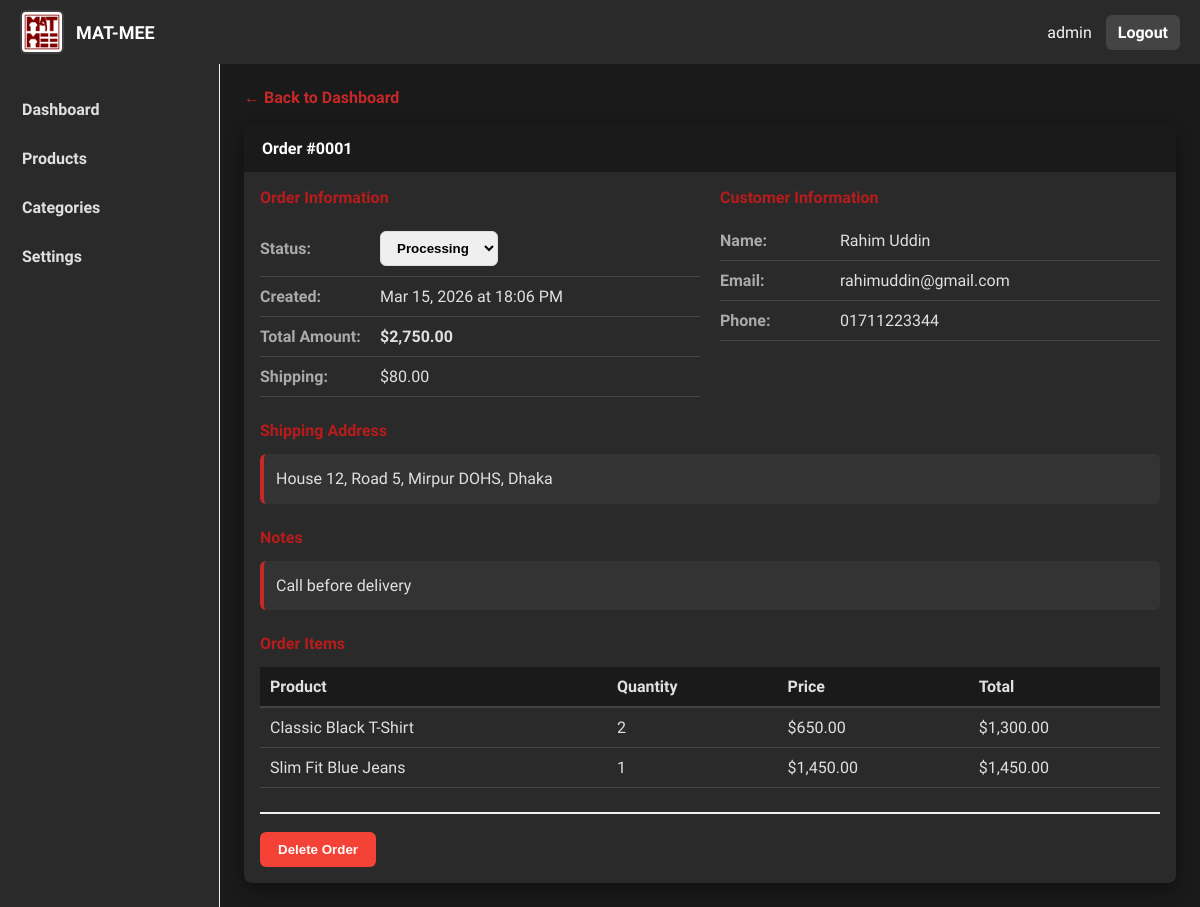
The app's page /MAT-MEE/Admin-matmee/view-order.php?id=1 (signed in) with its own data.
### tables this page shows
CREATE TABLE orders (
    id INT AUTO_INCREMENT PRIMARY KEY,
    user_id INT NULL,
    session_id VARCHAR(255),
    total DECIMAL(12,2),
    shipping_charge DECIMAL(10,2) DEFAULT 0,
    status ENUM('pending','processing','shipped','delivered','cancelled') DEFAULT 'pending',
    customer_name VARCHAR(100),
    customer_email VARCHAR(100),
    shipping_address LONGTEXT,
    phone VARCHAR(20),
    notes TEXT,
    created_at TIMESTAMP DEFAULT CURRENT_TIMESTAMP
);

CREATE TABLE order_items (
    id INT AUTO_INCREMENT PRIMARY KEY,
    order_id INT,
    product_id INT,
    size_id INT NULL,
    quantity INT,
    price_at_purchase DECIMAL(10,2),
    FOREIGN KEY (order_id) REFERENCES orders(id) ON DELETE CASCADE,
    FOREIGN KEY (size_id) REFERENCES sizes(id) ON DELETE SET NULL
);

CREATE TABLE products (
    id INT AUTO_INCREMENT PRIMARY KEY,
    name VARCHAR(200) NOT NULL,
    slug VARCHAR(220) UNIQUE NOT NULL,
    description LONGTEXT,
    price DECIMAL(10,2) NOT NULL,
    discount_price DECIMAL(10,2) DEFAULT NULL,
    category_id INT,
    main_image VARCHAR(255),
    views INT UNSIGNED NOT NULL DEFAULT 0,
    created_at TIMESTAMP DEFAULT CURRENT_TIMESTAMP,
    FOREIGN KEY (category_id) REFERENCES categories(id) ON DELETE SET NULL
);

### MAT-MEE/components/connection.php (called while the page is built, shortened)
<?php
class DatabaseConnection {
    private static $instance = null;
    private $connection;
    private $host = 'localhost';
    private $user = 'root';
    private $password = '';
    private $database = 'matmee';
    private function __construct() {
        $this->connection = new mysqli(
            $this->host,
            $this->user,
            $this->password,
            $this->database
        );
        $this->connection->set_charset("utf8");
    }
    public static function getInstance() {
        if (!self::$instance) {
            self::$instance = new self();
        }
        return self::$instance;
    }
    private function prepareAndExecute($query, $params = []) {
        $stmt = $this->connection->prepare($query);
        $types = '';
        foreach ($params as $p) {
            $types .= is_int($p) ? 'i' : (is_float($p) ? 'd' : 's');
        }
        $stmt->bind_param($types, ...$params);
        $stmt->execute();
        return $stmt->get_result();
    }
    public function fetch($query, $params = []) {
        $result = $this->prepareAndExecute($query, $params);
        return $result->fetch_all(MYSQLI_ASSOC);
    }
    public function fetchOne($query, $params = []) {
        $result = $this->fetch($query, $params);
        return $result[0] ?? null;
    }
}

### MAT-MEE/Admin-matmee/view-order.php (the view, shortened to what this page needs)
<?php
require_once '../components/connection.php';
$db = DatabaseConnection::getInstance();
$orderId = isset($_GET['id']) ? intval($_GET['id']) : 0;
$order = $db->fetchOne('SELECT * FROM orders WHERE id = ?', [$orderId]);
$orderItems = $db->fetch('SELECT oi.*, p.name FROM order_items oi JOIN products p ON oi.product_id = p.id WHERE oi.order_id = ?', [$orderId]);
?>
<!doctype html>
<html lang="en">
<head>
	<link rel="stylesheet" href="style.css">
</head>
<body>
	<div class="admin-wrapper">
		<?php include 'header.php'; ?>
		<div class="layout">
			<?php include 'sidebar.php'; ?>
			<main class="content">
				<section class="view-order">
					<div class="back-button">
						<a href="index.php">← Back to Dashboard</a>
					</div>
					<div class="card">
						<div class="card-title">Order #<?php echo str_pad($order['id'], 4, '0', STR_PAD_LEFT); ?></div>
						<div class="card-body">
							<div class="order-details-grid">
								<div class="order-section">
									<h3>Order Information</h3>
									<table class="info-table">
										<tr>
											<td class="label">Status:</td>
											<td>
												<form method="POST" id="statusForm" style="display: flex; gap: 10px; align-items: center;">
													<select name="status" id="statusSelect" style="padding: 8px 12px; border-radius: 6px; border: 1px solid #ddd; cursor: pointer; font-weight: 600;">
														<option value="processing" <?php echo $order['status'] === 'processing' ? 'selected' : ''; ?>>Processing</option>
													</select>
												</form>
											</td>
										</tr>
										<tr>
											<td class="label">Created:</td>
											<td><?php echo date('M d, Y \a\t H:i A', strtotime($order['created_at'])); ?></td>
										</tr>
										<tr>
											<td class="label">Total Amount:</td>
											<td><strong>$<?php echo number_format($order['total'], 2); ?></strong></td>
										</tr>
										<tr>
											<td class="label">Shipping:</td>
											<td>$<?php echo number_format($order['shipping_charge'], 2); ?></td>
										</tr>
									</table>
								</div>
								<div class="order-section">
									<h3>Customer Information</h3>
									<table class="info-table">
										<tr>
											<td class="label">Name:</td>
											<td><?php echo htmlspecialchars($order['customer_name']); ?></td>
										</tr>
										<tr>
											<td class="label">Email:</td>
											<td><?php echo htmlspecialchars($order['customer_email']); ?></td>
										</tr>
										<tr>
											<td class="label">Phone:</td>
											<td><?php echo htmlspecialchars($order['phone']); ?></td>
										</tr>
									</table>
								</div>
							</div>
							<div class="order-section" style="margin-top: 24px;">
								<h3>Shipping Address</h3>
								<div class="address-box">
									<?php echo nl2br(htmlspecialchars($order['shipping_address'])); ?>
								</div>
							</div>
							<?php if (!empty($order['notes'])): ?>
								<div class="order-section" style="margin-top: 24px;">
									<h3>Notes</h3>
									<div class="notes-box">
										<?php echo nl2br(htmlspecialchars($order['notes'])); ?>
									</div>
								</div>
							<?php endif; ?>
							<div class="order-section" style="margin-top: 24px;">
								<h3>Order Items</h3>
								<table class="orders-table">
									<thead>
										<tr>
											<th>Product</th>
											<th>Quantity</th>
											<th>Price</th>
											<th>Total</th>
										</tr>
									</thead>
									<tbody>
										<?php if (!empty($orderItems)): ?>
											<?php foreach ($orderItems as $item): ?>
												<tr>
													<td><?php echo htmlspecialchars($item['name']); ?></td>
													<td><?php echo $item['quantity']; ?></td>
													<td>$<?php echo number_format($item['price_at_purchase'], 2); ?></td>
													<td>$<?php echo number_format($item['price_at_purchase'] * $item['quantity'], 2); ?></td>
												</tr>
											<?php endforeach; ?>
										<?php else: ?>
											<tr><td colspan="4" style="text-align: center; padding: 20px; color: #999;">No items found</td></tr>
										<?php endif; ?>
									</tbody>
								</table>
							</div>
							<div class="order-actions" style="margin-top: 24px; display: flex; gap: 12px;">
							<button onclick="deleteOrder(<?php echo $order['id']; ?>)" class="btn btn-danger">Delete Order</button>
							</div>
						</div>
					</div>
				</section>
			</main>
		</div>
	</div>
</body>
</html>

### MAT-MEE/Admin-matmee/style.css (style rules this page uses)
:root { --red: #c62828; --red-dark: #b71c1c; --bg: #1a1a1a; --muted: #aaa; --sidebar: #2a2a2a; }
* { box-sizing: border-box }
body { margin: 0; font-family: 'Hind Siliguri', Segoe UI, Roboto, Arial, sans-serif; background: var(--bg); color: #e0e0e0 }
html { scroll-behavior: smooth; }
.layout { display: flex; min-height: calc(100vh - 64px) }
.content { flex: 1; padding: 24px }
.card { background: #2a2a2a; border-radius: 8px; box-shadow: 0 6px 18px rgba(0, 0, 0, 0.4); overflow: hidden }
.card-title { padding: 14px 18px; background: #1a1a1a; color: #fff; font-weight: 700 }
.card-body { padding: 16px }
.orders-table { width: 100%; border-collapse: collapse; margin-top: 8px }
.orders-table thead th { text-align: left; padding: 10px; background: #1a1a1a; border-bottom: 2px solid #444; color: #e0e0e0 }
.orders-table td { padding: 10px; border-bottom: 1px solid #444; color: #e0e0e0 }
.admin-wrapper a { color: inherit }
.view-order { animation: slideIn 0.3s ease }
.back-button { margin-bottom: 18px }
.back-button a { color: var(--red); text-decoration: none; font-weight: 600; display: inline-flex; align-items: center; gap: 6px }
.order-details-grid { display: grid; grid-template-columns: repeat(auto-fit, minmax(250px, 1fr)); gap: 20px; margin-bottom: 20px }
.order-section { margin-bottom: 0 }
.order-section h3 { font-size: 16px; color: var(--red-dark); margin: 0 0 14px 0; font-weight: 700 }
.info-table { width: 100%; border-collapse: collapse }
.info-table tr { border-bottom: 1px solid #444 }
.info-table td { padding: 10px 0 }
.info-table .label { font-weight: 600; color: #aaa; width: 120px }
.address-box, .notes-box { background: #333; padding: 12px; border-radius: 6px; border-left: 4px solid var(--red); line-height: 1.6; color: #e0e0e0 }
.order-actions { padding-top: 18px; border-top: 2px solid #f0f0f0 }
.btn { padding: 10px 18px; border-radius: 6px; text-decoration: none; font-weight: 600; border: none; cursor: pointer; transition: all 0.2s ease; display: inline-block }
.btn-danger { background: #f44336; color: #fff }

### records on screen
orders: id "0001", status "Processing", created_at "Mar 15, 2026 at 18:06 PM", total "2,750.00", shipping_charge "80.00", customer_name "Rahim Uddin", customer_email "rahimuddin@gmail.com", phone "01711223344", shipping_address "House 12, Road 5, Mirpur DOHS, Dhaka", notes "Call before delivery"
order_items: product.name "Classic Black T-Shirt", quantity "2", price_at_purchase "650.00", $item['price_at_purchase'] * $item['quantity'] "1,300.00"
order_items: product.name "Slim Fit Blue Jeans", quantity "1", price_at_purchase "1,450.00", $item['price_at_purchase'] * $item['quantity'] "1,450.00"

### other values on screen
$_SESSION['admin_username'] "admin"
$name "Dashboard"
$name "Products"
$name "Categories"
$name "Settings"
